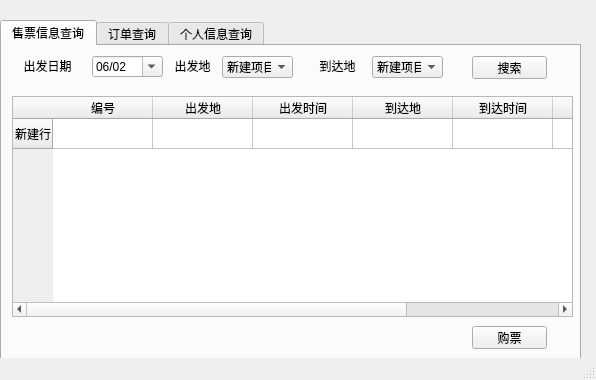
<?xml version="1.0" encoding="UTF-8"?>
<ui version="4.0">
 <class>MainWindow</class>
 <widget class="QMainWindow" name="MainWindow">
  <property name="geometry">
   <rect>
    <x>0</x>
    <y>0</y>
    <width>596</width>
    <height>380</height>
   </rect>
  </property>
  <property name="windowTitle">
   <string>汽车购票系统</string>
  </property>
  <widget class="QWidget" name="centralWidget">
   <widget class="QTabWidget" name="tabWidget">
    <property name="geometry">
     <rect>
      <x>0</x>
      <y>20</y>
      <width>581</width>
      <height>341</height>
     </rect>
    </property>
    <property name="currentIndex">
     <number>0</number>
    </property>
    <widget class="QWidget" name="tab">
     <attribute name="title">
      <string>售票信息查询</string>
     </attribute>
     <widget class="QLabel" name="label_4">
      <property name="geometry">
       <rect>
        <x>10</x>
        <y>10</y>
        <width>71</width>
        <height>20</height>
       </rect>
      </property>
      <property name="text">
       <string>出发日期</string>
      </property>
      <property name="alignment">
       <set>Qt::AlignCenter</set>
      </property>
     </widget>
     <widget class="QLabel" name="label_5">
      <property name="geometry">
       <rect>
        <x>160</x>
        <y>10</y>
        <width>61</width>
        <height>20</height>
       </rect>
      </property>
      <property name="text">
       <string>出发地</string>
      </property>
      <property name="alignment">
       <set>Qt::AlignCenter</set>
      </property>
     </widget>
     <widget class="QLabel" name="label_7">
      <property name="geometry">
       <rect>
        <x>300</x>
        <y>10</y>
        <width>71</width>
        <height>20</height>
       </rect>
      </property>
      <property name="text">
       <string>到达地</string>
      </property>
      <property name="alignment">
       <set>Qt::AlignCenter</set>
      </property>
     </widget>
     <widget class="QDateEdit" name="dateEdit">
      <property name="geometry">
       <rect>
        <x>90</x>
        <y>10</y>
        <width>71</width>
        <height>21</height>
       </rect>
      </property>
      <property name="currentSection">
       <enum>QDateTimeEdit::MonthSection</enum>
      </property>
      <property name="displayFormat">
       <string>MM/dd</string>
      </property>
      <property name="calendarPopup">
       <bool>true</bool>
      </property>
      <property name="currentSectionIndex">
       <number>0</number>
      </property>
      <property name="timeSpec">
       <enum>Qt::LocalTime</enum>
      </property>
      <property name="date">
       <date>
        <year>2017</year>
        <month>6</month>
        <day>2</day>
       </date>
      </property>
     </widget>
     <widget class="QComboBox" name="comboBox">
      <property name="geometry">
       <rect>
        <x>220</x>
        <y>10</y>
        <width>71</width>
        <height>22</height>
       </rect>
      </property>
      <item>
       <property name="text">
        <string>新建项目</string>
       </property>
      </item>
      <item>
       <property name="text">
        <string>新建项目</string>
       </property>
      </item>
      <item>
       <property name="text">
        <string>新建项目</string>
       </property>
      </item>
      <item>
       <property name="text">
        <string>新建项目</string>
       </property>
      </item>
      <item>
       <property name="text">
        <string>新建项目</string>
       </property>
      </item>
     </widget>
     <widget class="QComboBox" name="comboBox_2">
      <property name="geometry">
       <rect>
        <x>370</x>
        <y>10</y>
        <width>71</width>
        <height>22</height>
       </rect>
      </property>
      <item>
       <property name="text">
        <string>新建项目</string>
       </property>
      </item>
      <item>
       <property name="text">
        <string>新建项目</string>
       </property>
      </item>
      <item>
       <property name="text">
        <string>新建项目</string>
       </property>
      </item>
      <item>
       <property name="text">
        <string>新建项目</string>
       </property>
      </item>
      <item>
       <property name="text">
        <string>新建项目</string>
       </property>
      </item>
     </widget>
     <widget class="QPushButton" name="pushButton_4">
      <property name="geometry">
       <rect>
        <x>470</x>
        <y>10</y>
        <width>75</width>
        <height>23</height>
       </rect>
      </property>
      <property name="text">
       <string>搜索</string>
      </property>
     </widget>
     <widget class="QTableWidget" name="tableWidget">
      <property name="geometry">
       <rect>
        <x>10</x>
        <y>50</y>
        <width>561</width>
        <height>221</height>
       </rect>
      </property>
      <row>
       <property name="text">
        <string>新建行</string>
       </property>
      </row>
      <column>
       <property name="text">
        <string>编号</string>
       </property>
      </column>
      <column>
       <property name="text">
        <string>出发地</string>
       </property>
      </column>
      <column>
       <property name="text">
        <string>出发时间</string>
       </property>
      </column>
      <column>
       <property name="text">
        <string>到达地</string>
       </property>
      </column>
      <column>
       <property name="text">
        <string>到达时间</string>
       </property>
      </column>
      <column>
       <property name="text">
        <string>剩余票数</string>
       </property>
      </column>
      <column>
       <property name="text">
        <string>售价</string>
       </property>
      </column>
     </widget>
     <widget class="QPushButton" name="pushButton_7">
      <property name="geometry">
       <rect>
        <x>470</x>
        <y>280</y>
        <width>75</width>
        <height>23</height>
       </rect>
      </property>
      <property name="text">
       <string>购票</string>
      </property>
     </widget>
     <widget class="QWidget" name="formLayoutWidget">
      <property name="geometry">
       <rect>
        <x>280</x>
        <y>280</y>
        <width>181</width>
        <height>22</height>
       </rect>
      </property>
      <layout class="QFormLayout" name="formLayout">
       <item row="0" column="0">
        <widget class="QLabel" name="Label">
         <property name="text">
          <string>乘车人一卡通：</string>
         </property>
        </widget>
       </item>
       <item row="0" column="1">
        <widget class="QLineEdit" name="LineEdit"/>
       </item>
      </layout>
     </widget>
    </widget>
    <widget class="QWidget" name="tab_2">
     <attribute name="title">
      <string>订单查询</string>
     </attribute>
     <widget class="QTableWidget" name="tableWidget_4">
      <property name="geometry">
       <rect>
        <x>20</x>
        <y>10</y>
        <width>541</width>
        <height>231</height>
       </rect>
      </property>
      <row>
       <property name="text">
        <string>新建行</string>
       </property>
      </row>
      <row>
       <property name="text">
        <string>新建行</string>
       </property>
      </row>
      <row>
       <property name="text">
        <string>新建行</string>
       </property>
      </row>
      <row>
       <property name="text">
        <string>新建行</string>
       </property>
      </row>
      <column>
       <property name="text">
        <string>汽车编号</string>
       </property>
      </column>
      <column>
       <property name="text">
        <string>出发日期</string>
       </property>
      </column>
      <column>
       <property name="text">
        <string>出发地</string>
       </property>
      </column>
      <column>
       <property name="text">
        <string>出发时间</string>
       </property>
      </column>
      <column>
       <property name="text">
        <string>到达地</string>
       </property>
      </column>
      <column>
       <property name="text">
        <string>到达时间</string>
       </property>
      </column>
      <column>
       <property name="text">
        <string>座位号</string>
       </property>
      </column>
      <column>
       <property name="text">
        <string>乘车人</string>
       </property>
      </column>
      <column>
       <property name="text">
        <string>乘车人一卡通</string>
       </property>
      </column>
     </widget>
     <widget class="QPushButton" name="pushButton_5">
      <property name="geometry">
       <rect>
        <x>360</x>
        <y>260</y>
        <width>75</width>
        <height>23</height>
       </rect>
      </property>
      <property name="text">
       <string>改签</string>
      </property>
     </widget>
     <widget class="QPushButton" name="pushButton_6">
      <property name="geometry">
       <rect>
        <x>470</x>
        <y>260</y>
        <width>75</width>
        <height>23</height>
       </rect>
      </property>
      <property name="text">
       <string>退票</string>
      </property>
     </widget>
    </widget>
    <widget class="QWidget" name="tab_3">
     <attribute name="title">
      <string>个人信息查询</string>
     </attribute>
     <widget class="QLabel" name="label">
      <property name="geometry">
       <rect>
        <x>13</x>
        <y>61</y>
        <width>91</width>
        <height>31</height>
       </rect>
      </property>
      <property name="text">
       <string>姓名:</string>
      </property>
      <property name="alignment">
       <set>Qt::AlignCenter</set>
      </property>
     </widget>
     <widget class="QLabel" name="label_2">
      <property name="geometry">
       <rect>
        <x>10</x>
        <y>100</y>
        <width>91</width>
        <height>31</height>
       </rect>
      </property>
      <property name="text">
       <string>学号:</string>
      </property>
      <property name="alignment">
       <set>Qt::AlignCenter</set>
      </property>
     </widget>
     <widget class="QLabel" name="label_3">
      <property name="geometry">
       <rect>
        <x>3</x>
        <y>131</y>
        <width>91</width>
        <height>61</height>
       </rect>
      </property>
      <property name="text">
       <string>一卡通号:</string>
      </property>
      <property name="alignment">
       <set>Qt::AlignCenter</set>
      </property>
     </widget>
     <widget class="QLabel" name="label_6">
      <property name="geometry">
       <rect>
        <x>13</x>
        <y>21</y>
        <width>91</width>
        <height>31</height>
       </rect>
      </property>
      <property name="layoutDirection">
       <enum>Qt::LeftToRight</enum>
      </property>
      <property name="text">
       <string>手机号:</string>
      </property>
      <property name="alignment">
       <set>Qt::AlignCenter</set>
      </property>
     </widget>
     <widget class="QPushButton" name="pushButton_2">
      <property name="geometry">
       <rect>
        <x>310</x>
        <y>40</y>
        <width>81</width>
        <height>23</height>
       </rect>
      </property>
      <property name="text">
       <string>修改手机号</string>
      </property>
     </widget>
     <widget class="QPushButton" name="pushButton_3">
      <property name="geometry">
       <rect>
        <x>20</x>
        <y>200</y>
        <width>75</width>
        <height>23</height>
       </rect>
      </property>
      <property name="text">
       <string>修改密码</string>
      </property>
      <property name="flat">
       <bool>false</bool>
      </property>
     </widget>
     <widget class="QLabel" name="label_10">
      <property name="geometry">
       <rect>
        <x>120</x>
        <y>10</y>
        <width>121</width>
        <height>51</height>
       </rect>
      </property>
      <property name="text">
       <string>TextLabel</string>
      </property>
     </widget>
     <widget class="QLabel" name="label_11">
      <property name="geometry">
       <rect>
        <x>120</x>
        <y>60</y>
        <width>101</width>
        <height>41</height>
       </rect>
      </property>
      <property name="text">
       <string>TextLabel</string>
      </property>
     </widget>
     <widget class="QLabel" name="label_12">
      <property name="geometry">
       <rect>
        <x>120</x>
        <y>100</y>
        <width>91</width>
        <height>41</height>
       </rect>
      </property>
      <property name="text">
       <string>TextLabel</string>
      </property>
     </widget>
     <widget class="QLabel" name="label_13">
      <property name="geometry">
       <rect>
        <x>120</x>
        <y>140</y>
        <width>91</width>
        <height>51</height>
       </rect>
      </property>
      <property name="text">
       <string>TextLabel</string>
      </property>
     </widget>
    </widget>
   </widget>
  </widget>
  <widget class="QStatusBar" name="statusBar"/>
 </widget>
 <layoutdefault spacing="6" margin="11"/>
 <resources/>
 <connections/>
</ui>
